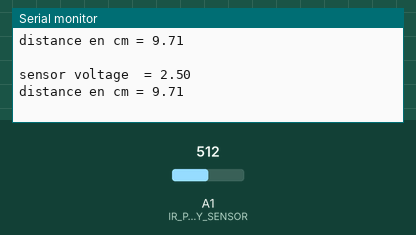
Simulated run of this sketch. Board: Arduino Uno, built with avr-gcc and run on an emulated ATmega328P. Parts: the last lines printed to the serial monitor. The test bench sets the inputs (shaded band); at power-on: A1 (IR_PROXIMITY_SENSOR) = 512.

Above: at 1.2 s.
1.3 s: A1 (IR_PROXIMITY_SENSOR) set to 0
At 1.85 s:
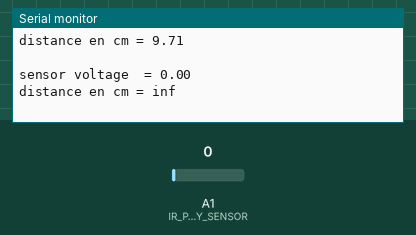
3.5 s: A1 (IR_PROXIMITY_SENSOR) set to 30
At 3.87 s:
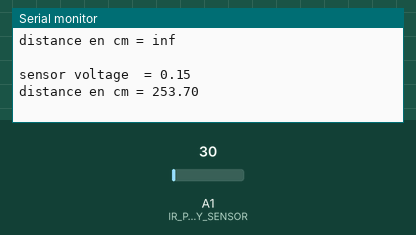
Timing chart, 0 to 6.5 s (numbered marks = the images above; inputs shaded):
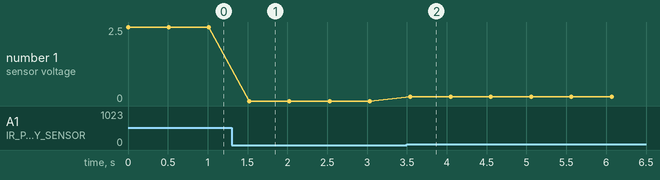

The sketch:

Capteur_distance_fonctionnel.ino
```cpp
#define IR_PROXIMITY_SENSOR A1 // Analog input pin that  is attached to the sensor
    #define ADC_REF 5//reference voltage of ADC is 5v.If the Vcc switch on the Seeeduino
                     //board switches to 3V3, the ADC_REF should be 3.3
    float voltage;//the sensor voltage, you can calculate or find the distance
                    // to the reflective object according to the figures
                    //on page 4 or page 5 of the datasheet of the GP2Y0A21YK.
    float distance;
    void setup()
    {
        // initialise serial communications at 9600 bps:
        Serial.begin(9600);

    }

    void Conversion(){

      distance = 27.86 * pow(getVoltage(),-1.15);

    }

    void loop()
    {
        voltage = getVoltage();
        Serial.print("sensor voltage  = " );
        Serial.println(voltage);
        Conversion();

        Serial.print("distance en cm = ");
        Serial.println(distance);

          Serial.println("    ");
        // wait 500 milliseconds before the next loop
        delay(500);
    }
    /****************************************************************************/
    /*Function: Get voltage from the sensor pin that is connected with analog pin*/
    /*Parameter:-void                                                       */
    /*Return:   -float,the voltage of the analog pin                        */
    float getVoltage()
    {
        int sensor_value;
        int sum;
        // read the analog in value:
        for (int i = 0;i < 20;i ++)//Continuous sampling 20 times
        {
            sensor_value = analogRead(IR_PROXIMITY_SENSOR);
            sum += sensor_value;
        }
        sensor_value = sum / 20;
        float voltage;
        voltage = (float)sensor_value*ADC_REF/1024;
        return voltage;
    }
```

Measured:
- after the input at 1.3 s, the serial monitor: prints a new line after 0.22 s (image 1)
- after the input at 3.5 s, the serial monitor: prints a new line at once (image 2)
- plotted number 1: 2.5 → 0 after the input at 1.3 s, 0 → 0.15 after the input at 3.5 s
